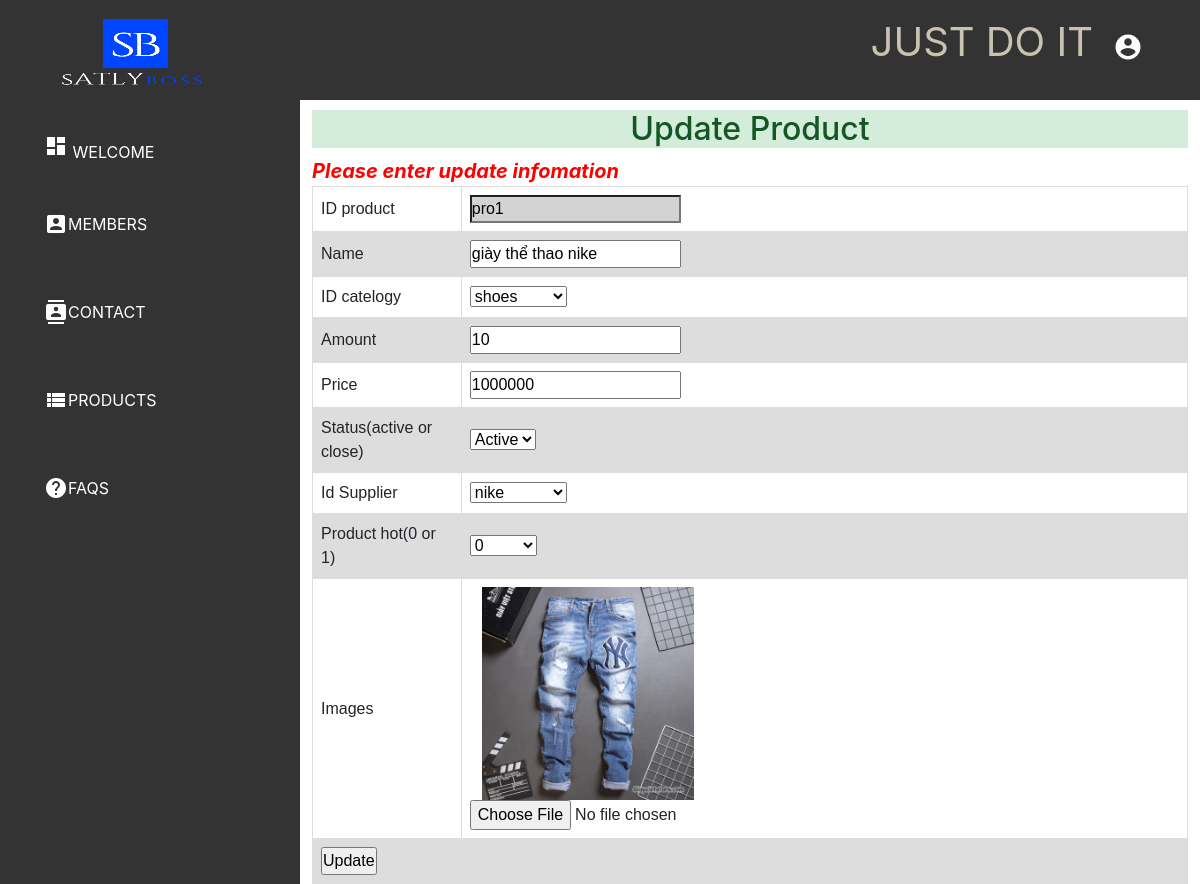
/Admin/edit_product/pro1, run on the app's committed database.
### tables this page shows
CREATE TABLE IF NOT EXISTS `db_product` (
  `id_pro` varchar(10) NOT NULL,
  `name` varchar(255) NOT NULL,
  `id_cat` varchar(10) NOT NULL,
  `amount` int(5) NOT NULL,
  `price` int(10) NOT NULL,
  `status` varchar(50) NOT NULL COMMENT 'trạng thái gồm active và no active và new',
  `id_sup` varchar(10) NOT NULL,
  `pro_hot` tinyint(4) NOT NULL,
  `img` text NOT NULL,
  PRIMARY KEY (`id_pro`),
  KEY `id_cat` (`id_cat`),
  KEY `id_sup` (`id_sup`)
);

CREATE TABLE IF NOT EXISTS `db_catelogy` (
  `id_cat` varchar(10) NOT NULL,
  `name` varchar(255) NOT NULL,
  PRIMARY KEY (`id_cat`)
);

CREATE TABLE IF NOT EXISTS `db_supplier` (
  `id_sup` varchar(10) NOT NULL COMMENT 'mã nhà cc',
  `name` varchar(255) NOT NULL COMMENT 'tên nhà cc',
  PRIMARY KEY (`id_sup`)
);

### application/controllers/Admin.php (called while the page is built, shortened)
<?php if ( ! defined('BASEPATH')) exit('No direct script access allowed');
class Admin extends CI_Controller
{
	public function edit_product($id){
		$this->load->model('Product_interface_model');
		$arrCat =$this->Product_interface_model->loadCatelogy();
		$arrSup = $this->Product_interface_model->loadSupplier();
		$arrDataByPro = $this->Product_interface_model->getDataByIdPro($id);
		$data = array('arrDataProduct' => $arrDataByPro,
					   "arrProduct" => $arrCat,
					   "arrSupplier" => $arrSup);
		$this->load->view('view_update_product', $data,FALSE);
	}
}

### index.php (called while the page is built, shortened)
<?php
require_once BASEPATH.'core/CodeIgniter.php';

### application/models/Product_interface_model.php (called while the page is built, shortened)
<?php if ( ! defined('BASEPATH')) exit('No direct script access allowed');
class Product_interface_model extends CI_Model {
	public function getDataByIdPro($id)
	{
		$this->db->select('*');
		$this->db->where('id_pro', $id);
		$data = $this->db->get('db_product');
		$data = $data->result_array();
		return $data;
	}
	public function loadCatelogy(){
		$this->db->select('id_cat ,name');
		$dataCat = $this->db->get('db_catelogy');
		$dataCat = $dataCat->result_array();
		return $dataCat;
	}
	public function loadSupplier(){
		$this->db->select('id_sup, name');
		$dataSup = $this->db->get('db_supplier');
		$dataSup = $dataSup->result_array();
		return $dataSup;
	}
}

### application/views/view_update_product.php (the view, shortened to what this page needs)
<?php include'inc/inc_head.php'; ?>
<?php include 'inc/inc_head.php'; ?>
<body>
	<?php include 'inc/inc_header.php'; ?>
	<div class="container-fluid">
		<div class="row">
			<?php include 'inc/inc_sidebar.php'; ?>
			<div class="view-product-interface col l-9">
			<h2 class="alert-success center">Update Product</h2>
			<div class="form">
				<span style="font-size: 20px; color: red; font-style: italic"><b>Please enter update infomation</b> </span>
				<form action="<?=  base_url(); ?>Admin/update_product" method="post" enctype="multipart/form-data">
					<table>
						<?php foreach ($arrDataProduct as  $value): ?>
							<tr>
								<td>ID product</td>
								<td> <input type="text" name="id_pro" autofocus value="<?= $value['id_pro'] ?>" style="background-color: #d3d3d3;" readonly></td>
							</tr>
							<tr>
								<td>Name</td>
								<td> <input type="text" name="name" value="<?= $value['name'] ?>"></td>
							</tr>
							<?php
								$choose_cat = "";
								if($value['id_cat'] != ""){
									$choose_cat = $value['id_cat'];
								}
							 ?>
							<tr>
								<td>ID catelogy</td>
								<td>
									<select name="id_cat" >
										<?php foreach ($arrProduct as  $value1): ?>
											<option value="<?php echo $value1['id_cat']; ?>"<?= ($value1['id_cat'] == $choose_cat) ? 'selected' : '' ?>>
												<?php echo $value1['name'];  ?>
											</option>
										<?php endforeach ?>
									</select>
								</td>
							</tr>
							<tr>
								<td>Amount</td>
								<td> <input type="text" name="amount" value="<?= $value['amount'] ?>"></td>
							</tr>
							<tr>
								<td>Price</td>
								<td> <input type="text" name="price" value="<?= $value['price'] ?>"></td>
							</tr>
							<tr>
								<td>Status(active or close)</td>
								<td>
									<select name="status" >
										<option value="active" <?= $value['status'] =="active"?'selected':''; ?> >Active</option>
									</select>
								</td>
							</tr>
							<?php
								$choose_sup = "";
								if($value['id_sup'] !=""){
									$choose_sup = $value['id_sup'];
								}
							 ?>
							<tr>
								<td>Id Supplier</td>
								<td>
									<select name="id_sup" >
										<?php foreach ($arrSupplier as  $value2): ?>
											<option value="<?php echo $value2['id_sup']; ?>"<?= ($value2['id_sup'] == $choose_sup) ? 'selected' : '' ?> >
												<?php echo $value2['name'];  ?>
											</option>
										<?php endforeach ?>
									</select>
								</td>
							</tr>
							<tr>
								<td>Product hot(0 or 1)</td>
								<td>
									<select name="pro_hot" >
										<option value="" <?= $value['pro_hot'] ==""?'selected':''; ?> >0</option>
									</select>
								</td>
							</tr>
							<tr>
								<td>Images</td>
								<td>
									<div class="col l-4">
									<img src="<?=  $value['img']; ?>" alt="" class="img-fluid">
									</div>
									  <input type="file" name="img">
								</td>
							</tr>
						<?php endforeach ?>
							<tr>
								<td colspan=2>
								<input type="submit" value="Update" name="update-product"/>
								</td>
							</tr>
					</table>
				</form>
			</div>
		</div>
	</div>
	</div>
</body>

### data on the page
db_product: id_pro "pro1", name "giày thể thao nike", id_cat "shoes", amount "10", price "1000000", status "Active", id_sup "nike", img (picture)
